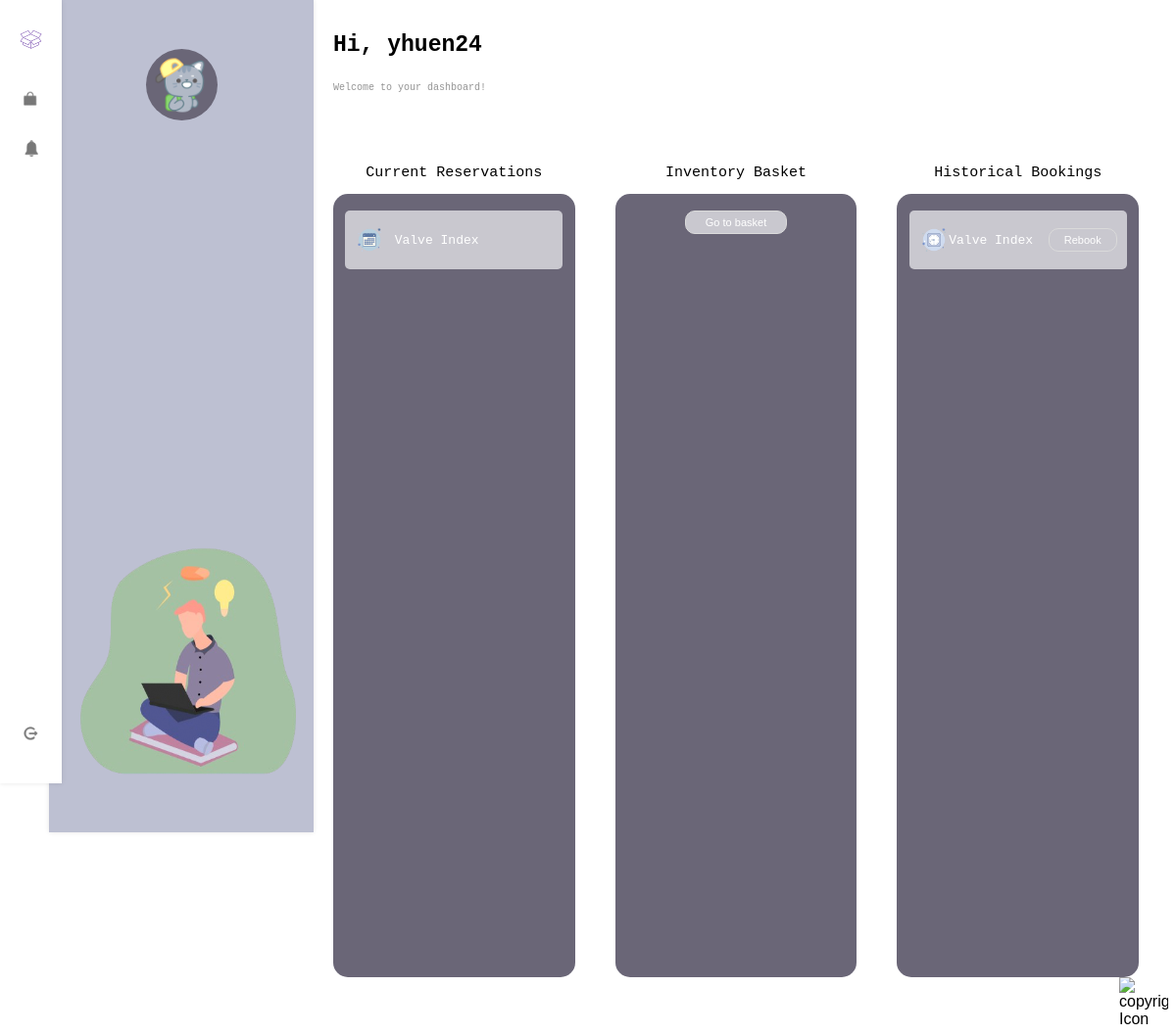
Before: /dashboard/ (signed in) with the older database file.
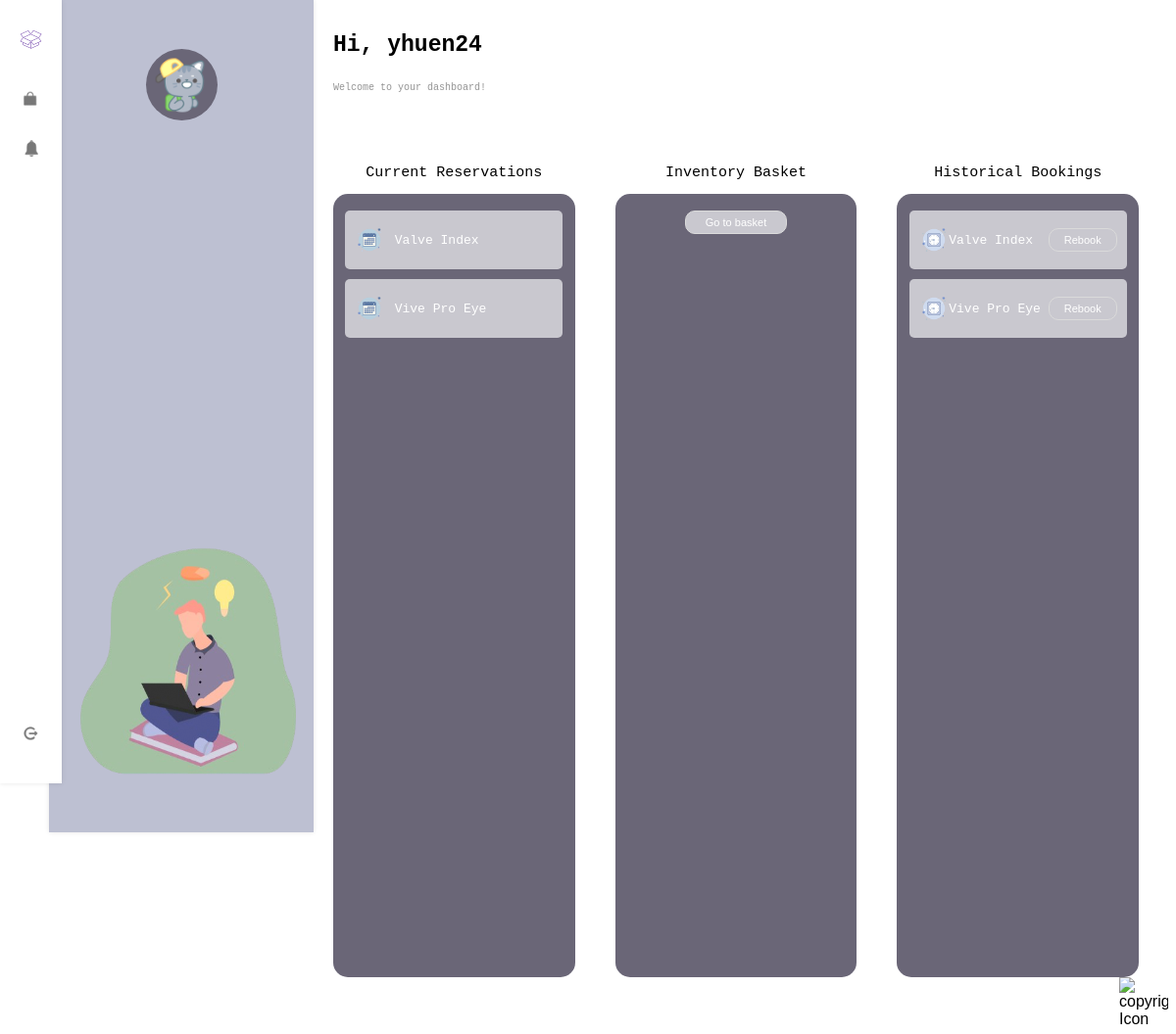
After: the same page with the newer database file.
### inventory/models.py (models this page shows)
class Reservation(models.Model):
    STATUS_CHOICES = [
        ('PENDING', 'Pending'),
        ('APPROVED', 'Approved'),
        ('REJECTED', 'Rejected'),
    ]
    user = models.ForeignKey(User, on_delete=models.CASCADE)
    item = models.ForeignKey(InventoryItem, on_delete=models.CASCADE)
    reservation_date = models.DateField(default=None, null=True, blank=True)
    return_date = models.DateField(default=None, null=True, blank=True)
    status = models.CharField(max_length=10, choices=STATUS_CHOICES, default='PENDING')
    class Meta:
        db_table = 'reservation'

class InventoryItem(models.Model):
    name = models.CharField(max_length=100)
    item_type = models.CharField(max_length=100, default='')
    status = models.CharField(max_length=100, default='Available')
    quantity = models.IntegerField(default=0)
    audit_date = models.DateField(default=None, null=True, blank=True)
    location = models.CharField(max_length=100, default='')
    availability = models.BooleanField(default=False)
    comments = models.CharField(max_length=200, default='')
    onsite_only = models.BooleanField(default=False)
    return_date = models.DateField(default=None, null=True, blank=True)
    class Meta:
        db_table = 'inventory_item'

### inventory/views.py (the view)
# urls.py: path("dashboard/", views.dashboard_user, name="dashboard-user"),
def dashboard_user(request):
    if request.user.is_authenticated:
        basket_items = Basket.objects.filter(user=request.user)
        historical_bookings = Reservation.objects.filter(user=request.user)
        current_reservations = Reservation.objects.filter(user=request.user)
        return render(request, 'dashboard_user.html',
                      {'basket': basket_items, 'historical_bookings': historical_bookings,
                       'current_reservations': current_reservations})
    else:
        return redirect('inventory-user')

### templates/dashboard_user.html (shortened to what this page needs)
{% load static %}
<!DOCTYPE html>
<html lang="en">
<head>
    <link rel="stylesheet" href="{% static 'css/dashboard.css' %}">
</head>
<body>
    <nav class="sidenav">
        <ul class="sidenav-list">
             <div class="logo"> <a href="{% url 'dashboard-user' %}"><img src="{% static 'images/purplelogo.png'%}" alt="purple-logo" width="63" height="63" > </a> </div>
            <div class="basket-icon" >
                <li><a href="{% url 'inventory-user' %}"> <img src="{% static 'images/basket.png'%}" alt="basket-icon" width="50" height="50"></a> </li>
            </div>
            <div class="basket-icon" >
                <li><a href="{% url 'dashboard-user' %}"> <img src="{% static 'images/bell2.png'%}" alt="bell-icon" width="50" height="50"></a> </li>
            </div>
            <div class="logout-icon">
                <a href="{% url 'logout' %}"> <img src="{% static 'images/logout.png'%}" alt="logout-icon" width="50" height="50"> </a>
            </div>
        </ul>
    </nav>
    <div class="second-block">
            <div class="profile-icon">
                <div class="pfp-icon">
                    <img src="{% static 'images/cat.png'%}" alt="pfp-icon" height="55" width="60">
                </div>
            </div>
          <div class="guy">
                     <img src="{% static 'images/greenman.png'%}" alt="guy-icon" height="300" width="350">
          </div>
    </div>
    <div class="hi-header">
        <h2> Hi,  {% if request.user.username %}
            {{ request.user.username }}
        {% endif %} </h2>
        <div class="welcome"> Welcome to your dashboard! </div>
    </div>
    <div class="third-block">
            <div class="cr-block">
                 <div class="title "> Current Reservations </div>
                {% for booking in current_reservations %}
                <div class="cards" id = myCard>
                    <div class="card-content">
                        <img src="{% static 'images/calendar.png'%}" alt="laptop-icon">
                        <div class="item-name">
                            <td>{{ booking.item.name }}</td>
                        </div>
                    </div>
                </div>
                 {% endfor %}
            </div>
            <div class="ib-block">
                <div class="title"> Inventory Basket </div>
                 <div class="add-button"> <a href="{% url 'basket' %}">
                     Go to basket </a>
                 </div>
            </div>
            <div class="hb-block" >
                <div class="title"> Historical Bookings </div>
                {% for booking in historical_bookings %}
                <div class="cards" id = myCard>
                     <div class="card-content">
                       <img src="{% static 'images/clock2.png'%}" alt="headset-icon" height="10" width=10">
                        <div class="item-name">
                             <td>{{booking.item.name }}</td>
                        </div>
                                  <form class="rebook-form" data-item-id="{{ booking.item.id }}" data-item-name="{{ booking.item.name }}">
                                      <button type="submit" class="rebook-button">Rebook</button>
                                    </form>
                    </div>
                </div>
                {% endfor %}
            </div>
    </div>
</body>
<footer>
    <div class="footer">
        <img src="{% static 'images/copyright.png' %}" alt="copyright Icon" width="50" height="50">
    </div>
</footer>
</html>

Changed rows visible on the page:
added Reservation: item.name "Vive Pro Eye"
